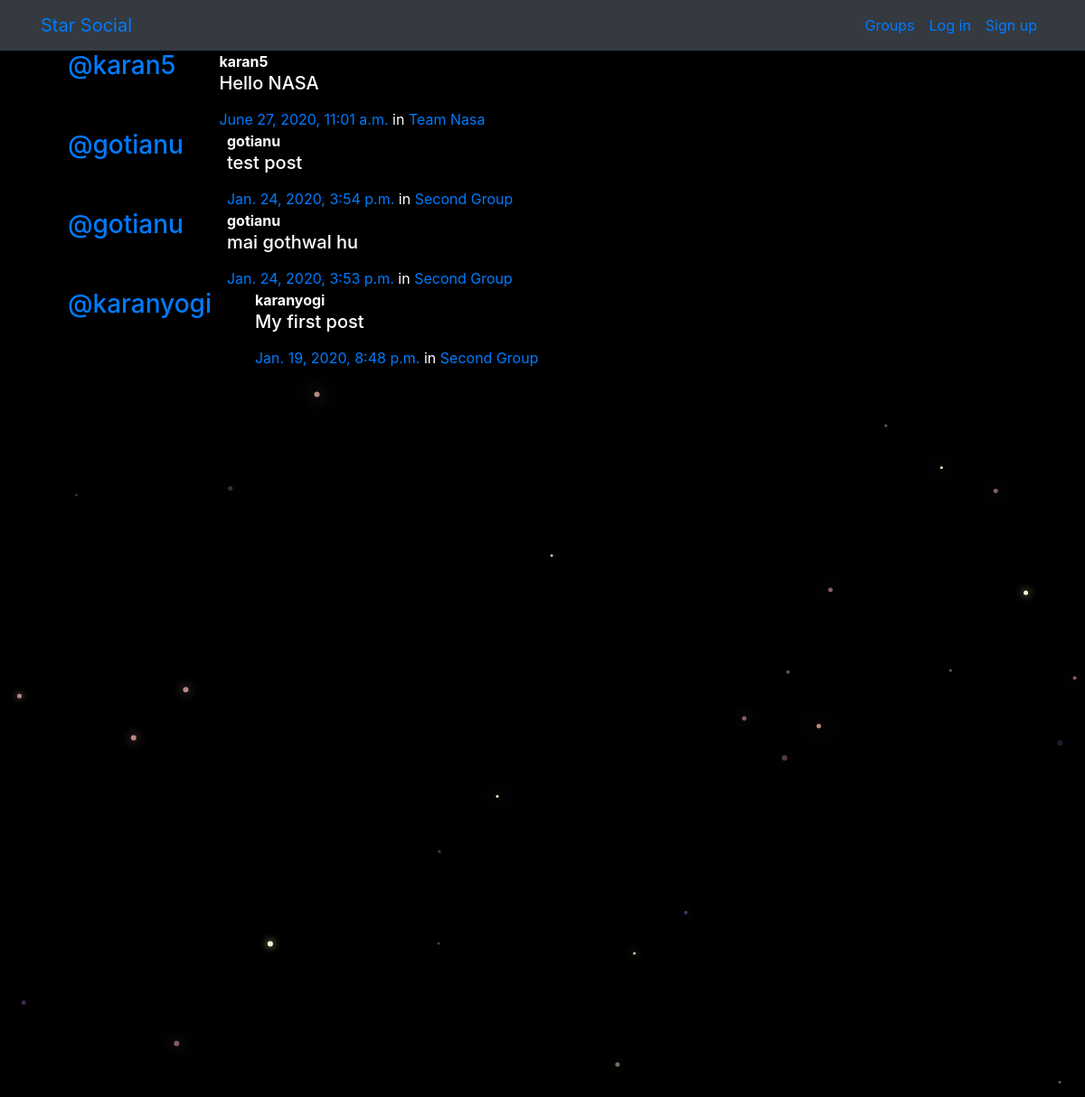
/posts/, run on the app's committed database.
### posts/models.py (models this page shows, shortened)
class Post(models.Model):
    user = models.ForeignKey(User, related_name="posts",on_delete=models.CASCADE)
    created_at = models.DateTimeField(auto_now=True)
    message = models.TextField()
    message_html = models.TextField(editable=False)
    group = models.ForeignKey(Group, related_name="posts",null=True, blank=True,on_delete=models.CASCADE)
    class Meta:
        ordering = ["-created_at"]
        unique_together = ["user", "message"]

### groups/models.py (models this page shows, shortened)
class Group(models.Model):
    name = models.CharField(max_length=255, unique=True)
    slug = models.SlugField(allow_unicode=True, unique=True)
    description = models.TextField(blank=True, default='')
    description_html = models.TextField(editable=False, default='', blank=True)
    members = models.ManyToManyField(User,through="GroupMember")
    class Meta:
        ordering = ["name"]

### posts/views.py (the view)
# urls.py: path('', views.PostList.as_view(), name="all"),
class PostList(SelectRelatedMixin, generic.ListView):
    model = models.Post
    select_related = ("user", "group")

### posts/templates/posts/post_list.html (shortened to what this page needs)
{% extends "posts/post_base.html" %}
{% load humanize %}
{% block post_content %}
<div class="col-md-8">
	{% for post in post_list %}
  {% include "posts/_post.html" %}
	{% endfor %}
</div>
{% endblock %}

### posts/templates/posts/_post.html (shortened to what this page needs)
<div class="media">
	<h3 class="mr-5"><a href="{% url 'posts:for_user' username=post.user.username %}">@{{ post.user.username }}</a></h3>
	<div class="media-body">
		<strong>{{ post.user.username }}</strong>
		<h5>{{ post.message_html|safe }}</h5>
			<time class="time"><a href="{% url 'posts:single' username=post.user.username pk=post.pk %}">{{ post.created_at }}</a></time>
			{% if post.group %}
			<span class="group-name">in <a href="#">{{ post.group.name }}</a></span>
			{% endif %}
	</div>
</div>

### static/simplesocial/css/master.css (style rules this page uses)
body { margin: 0; overflow: hidden; background-color: black; color:white; }

### data on the page
Post: user.username "karan5", message_html "Hello NASA", created_at "June 27, 2020, 11:01 a.m.", group.name "Team Nasa"
Post: user.username "gotianu", message_html "test post", created_at "Jan. 24, 2020, 3:54 p.m.", group.name "Second Group"
Post: user.username "gotianu", message_html "mai gothwal hu", created_at "Jan. 24, 2020, 3:53 p.m.", group.name "Second Group"
Post: user.username "karanyogi", message_html "My first post", created_at "Jan. 19, 2020, 8:48 p.m.", group.name "Second Group"
